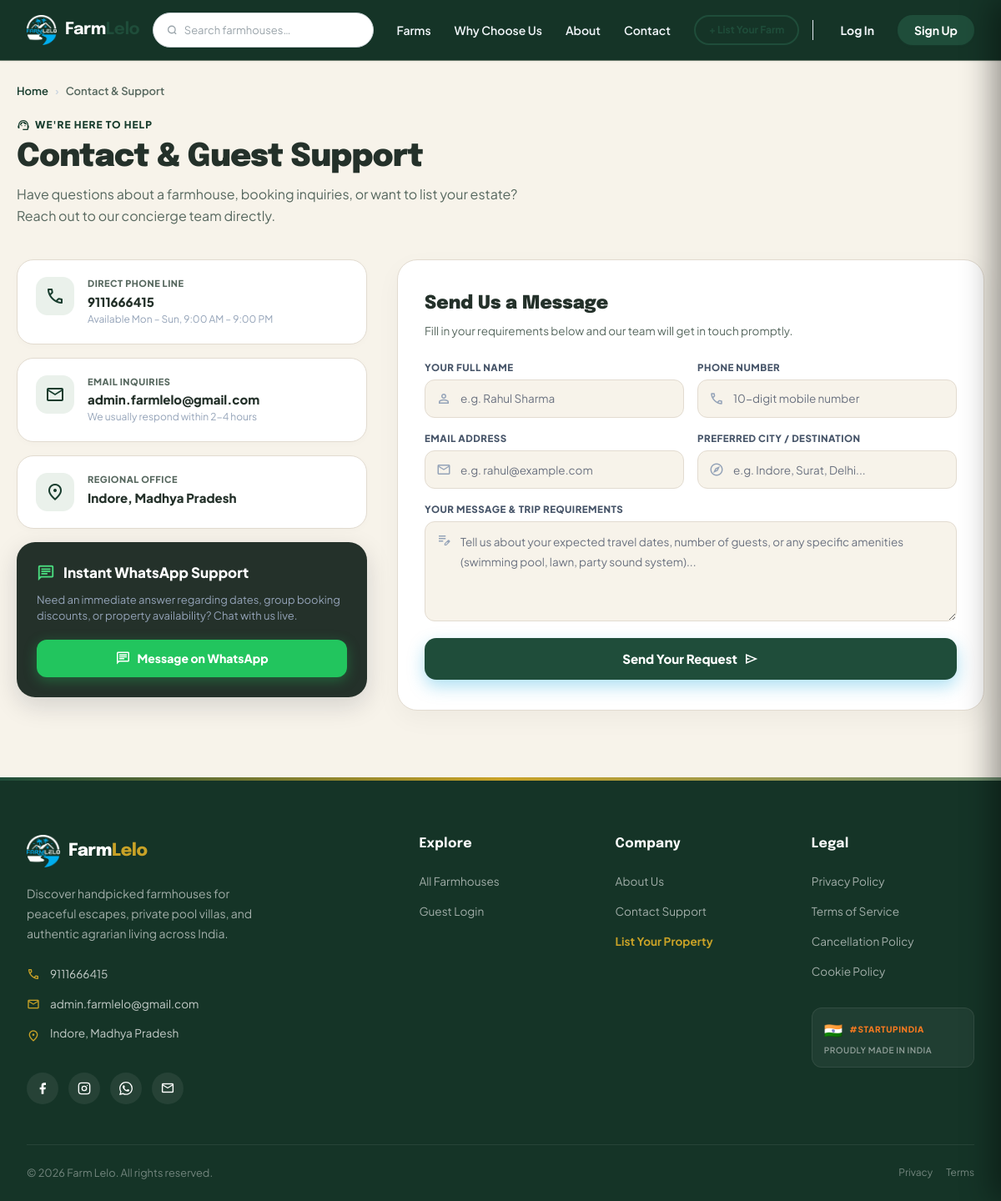
The app's page /contact with its own data.
### tables this page shows
CREATE TABLE `site_settings` (
  `id` int(11) NOT NULL,
  `mobile_number` varchar(15) DEFAULT NULL,
  `whatsapp_number` varchar(15) DEFAULT NULL,
  `email` varchar(100) DEFAULT NULL,
  `address` text DEFAULT NULL,
  `google_map_link` text DEFAULT NULL,
  `facebook_link` varchar(255) DEFAULT NULL,
  `instagram_link` varchar(255) DEFAULT NULL,
  `youtube_link` varchar(255) DEFAULT NULL,
  `twitter_link` varchar(255) DEFAULT NULL,
  `site_name` varchar(100) DEFAULT NULL,
  `tagline` varchar(255) DEFAULT NULL,
  `logo` varchar(255) DEFAULT NULL,
  `favicon` varchar(255) DEFAULT NULL,
  `payment_qr_code` varchar(255) DEFAULT NULL,
  `upi_id` varchar(100) DEFAULT NULL,
  `bank_name` varchar(100) DEFAULT NULL,
  `account_name` varchar(150) DEFAULT NULL,
  `account_number` varchar(50) DEFAULT NULL,
  `ifsc_code` varchar(30) DEFAULT NULL,
  `payment_instructions` text DEFAULT NULL,
  `footer_text` text DEFAULT NULL,
  `meta_description` text DEFAULT NULL,
  `created_at` timestamp NULL DEFAULT current_timestamp(),
  `updated_at` timestamp NULL DEFAULT NULL ON UPDATE current_timestamp()
);

### app/Views/contact.php (the view, shortened to what the rows shown need)
<?php
include __DIR__ . "/Includes/header.php";
$phoneNum = htmlspecialchars($globalSite['mobile_number'] ?? '+91 88890 00399');
$emailAdd = htmlspecialchars($globalSite['email'] ?? 'support@farmlelo.com');
$address  = htmlspecialchars($globalSite['address'] ?? 'Farmlelo HQ, Near Bypass Road, Indore, MP 452010');
$waNum    = htmlspecialchars($globalSite['whatsapp_number'] ?? preg_replace('/[^0-9]/', '', $phoneNum));
?>
<div class="cnt-page-wrap">
  <div class="cnt-breadcrumb">
    <a href="<?= url('/') ?>">Home</a>
    <span style="color:#cbd5e1;">›</span>
    <span>Contact &amp; Support</span>
  </div>
  <div class="cnt-header">
    <div class="cnt-tag">
      <span class="material-symbols-outlined" style="font-size:16px;">support_agent</span>
      <span>We're Here To Help</span>
    </div>
    <h1 class="cnt-title">Contact &amp; Guest Support</h1>
    <p class="cnt-sub">Have questions about a farmhouse, booking inquiries, or want to list your estate? Reach out to our concierge team directly.</p>
  </div>
  <div class="cnt-main-grid">
    <div class="cnt-left-panel">
      <a href="tel:<?= preg_replace('/[^0-9+]/', '', $phoneNum) ?>" class="cnt-info-card">
        <div class="cnt-icon-box">
          <span class="material-symbols-outlined">call</span>
        </div>
        <div>
          <div class="cnt-card-label">Direct Phone Line</div>
          <div class="cnt-card-val"><?= $phoneNum ?></div>
          <div style="font-size:12px;color:#94a3b8;margin-top:2px;">Available Mon – Sun, 9:00 AM – 9:00 PM</div>
        </div>
      </a>
      <a href="mailto:<?= $emailAdd ?>" class="cnt-info-card">
        <div class="cnt-icon-box">
          <span class="material-symbols-outlined">mail</span>
        </div>
        <div>
          <div class="cnt-card-label">Email Inquiries</div>
          <div class="cnt-card-val"><?= $emailAdd ?></div>
          <div style="font-size:12px;color:#94a3b8;margin-top:2px;">We usually respond within 2-4 hours</div>
        </div>
      </a>
      <div class="cnt-info-card">
        <div class="cnt-icon-box">
          <span class="material-symbols-outlined">location_on</span>
        </div>
        <div>
          <div class="cnt-card-label">Regional Office</div>
          <div class="cnt-card-val"><?= $address ?></div>
        </div>
      </div>
      <div class="cnt-wa-card">
        <div class="cnt-wa-head">
          <span class="material-symbols-outlined" style="font-size:22px;color:#4ade80;">chat</span>
          <h4>Instant WhatsApp Support</h4>
        </div>
        <p class="cnt-wa-p">Need an immediate answer regarding dates, group booking discounts, or property availability? Chat with us live.</p>
        <a href="https://wa.me/91<?= $waNum ?>?text=<?= urlencode('Hello Farmlelo team, I have an inquiry regarding farmhouse stays.') ?>" target="_blank" rel="noopener" class="cnt-wa-btn">
          <span class="material-symbols-outlined" style="font-size:18px;">chat</span>
          <span>Message on WhatsApp</span>
        </a>
      </div>
    </div>
    <div class="cnt-form-card">
      <h3 class="cnt-form-title">Send Us a Message</h3>
      <p class="cnt-form-sub">Fill in your requirements below and our team will get in touch promptly.</p>
      <form action="<?= url('contact-submit') ?>" method="POST">
        <div class="cnt-form-grid">
          <div class="cnt-input-group">
            <label class="cnt-input-lbl">Your Full Name</label>
            <div class="cnt-input-wrap">
              <input type="text" name="name" class="cnt-input" placeholder="e.g. Rahul Sharma" required>
            </div>
          </div>
          <div class="cnt-input-group">
            <label class="cnt-input-lbl">Phone Number</label>
            <div class="cnt-input-wrap">
              <input type="tel" name="phone" class="cnt-input" placeholder="10-digit mobile number" pattern="[0-9]{10}" required>
            </div>
          </div>
        </div>
        <div class="cnt-form-grid">
          <div class="cnt-input-group">
            <label class="cnt-input-lbl">Email Address</label>
            <div class="cnt-input-wrap">
              <input type="email" name="email" class="cnt-input" placeholder="e.g. rahul@example.com" required>
            </div>
          </div>
          <div class="cnt-input-group">
            <label class="cnt-input-lbl">Preferred City / Destination</label>
            <div class="cnt-input-wrap">
              <input type="text" name="destination" class="cnt-input" placeholder="e.g. Indore, Surat, Delhi...">
            </div>
          </div>
        </div>
        <div class="cnt-input-group" style="margin-bottom:20px;">
          <label class="cnt-input-lbl">Your Message &amp; Trip Requirements</label>
          <div class="cnt-input-wrap">
            <textarea name="message" class="cnt-textarea" placeholder="Tell us about your expected travel dates, number of guests, or any specific amenities (swimming pool, lawn, party sound system)..." required></textarea>
          </div>
        </div>
        <button type="submit" class="cnt-submit-btn">
          <span>Send Your Request</span>
          <span class="material-symbols-outlined" style="font-size:18px;">send</span>
        </button>
      </form>
    </div>
  </div>
</div>
<?php include __DIR__ . "/Includes/footer.php"; ?>

### app/Views/Includes/footer.php (shortened to what the rows shown need)
<footer class="bg-inverse-surface text-inverse-on-surface" style="background:#153427;">
  <div class="h-1 w-full" style="background: linear-gradient(90deg, #1F4D3A 0%, #C9A227 50%, #6F8F72 100%);"></div>
  <div class="max-w-7xl mx-auto px-4 md:px-8">
    <div class="grid grid-cols-1 md:grid-cols-2 lg:grid-cols-5 gap-10 pt-16 pb-12 border-b" style="border-color:rgba(255,255,255,0.08)">
      <div class="lg:col-span-2 pr-0 lg:pr-8">
        <a href="<?= url('home') ?>" class="flex items-center gap-2.5 mb-5 group w-fit">
          <img src="<?= asset('assets/images/uploads/PNG.png') ?>" alt="Farm Lelo Logo" class="w-10 h-10 object-contain">
          <span style="font-family:'Epilogue',sans-serif;font-weight:800;font-size:1.3rem;color:#fff;letter-spacing:-.5px;">
            Farm<span style="color:#C9A227;">Lelo</span>
          </span>
        </a>
        <p style="color:rgba(255,255,255,.6);font-size:.875rem;line-height:1.7;max-width:300px;" class="mb-6">
          Discover handpicked farmhouses for peaceful escapes, private pool villas, and authentic agrarian living across India.
        </p>
        <ul class="space-y-3 mb-8">
          <li class="flex items-center gap-3">
            <span class="material-symbols-outlined text-base" style="color:#C9A227;">call</span>
            <a href="tel:<?= htmlspecialchars($globalSite['mobile_number'] ?? '') ?>"
               style="color:rgba(255,255,255,.75);font-size:.85rem;" class="hover:text-white transition-colors">
              <?= htmlspecialchars($globalSite['mobile_number'] ?? 'N/A') ?>
            </a>
          </li>
          <li class="flex items-center gap-3">
            <span class="material-symbols-outlined text-base" style="color:#C9A227;">mail</span>
            <a href="mailto:<?= htmlspecialchars($globalSite['email'] ?? '') ?>"
               style="color:rgba(255,255,255,.75);font-size:.85rem;" class="hover:text-white transition-colors">
              <?= htmlspecialchars($globalSite['email'] ?? 'N/A') ?>
            </a>
          </li>
          <li class="flex items-start gap-3">
            <span class="material-symbols-outlined text-base mt-0.5" style="color:#C9A227;">location_on</span>
            <span style="color:rgba(255,255,255,.75);font-size:.85rem;line-height:1.6;">
              <?= htmlspecialchars($globalSite['address'] ?? 'N/A') ?>
            </span>
          </li>
        </ul>
        <div class="flex items-center gap-3">
          <a href="<?= htmlspecialchars($globalSite['facebook_link'] ?? '#') ?>" target="_blank" rel="noopener"
             title="Facebook"
             style="width:38px;height:38px;border-radius:9999px;background:rgba(255,255,255,.07);display:flex;align-items:center;justify-content:center;transition:background .2s,transform .2s;"
             onmouseover="this.style.background='#1F4D3A';this.style.transform='translateY(-2px)'"
             onmouseout="this.style.background='rgba(255,255,255,.07)';this.style.transform='translateY(0)'">
            <svg width="16" height="16" viewBox="0 0 24 24" fill="currentColor" style="color:#fff;">
              <path d="M18 2h-3a5 5 0 0 0-5 5v3H7v4h3v8h4v-8h3l1-4h-4V7a1 1 0 0 1 1-1h3z"/>
            </svg>
          </a>
          <a href="<?= htmlspecialchars($globalSite['instagram_link'] ?? '#') ?>" target="_blank" rel="noopener"
             title="Instagram"
             style="width:38px;height:38px;border-radius:9999px;background:rgba(255,255,255,.07);display:flex;align-items:center;justify-content:center;transition:background .2s,transform .2s;"
             onmouseover="this.style.background='#E1306C';this.style.transform='translateY(-2px)'"
             onmouseout="this.style.background='rgba(255,255,255,.07)';this.style.transform='translateY(0)'">
            <svg width="16" height="16" viewBox="0 0 24 24" fill="none" stroke="white" stroke-width="2" stroke-linecap="round" stroke-linejoin="round">
              <rect x="2" y="2" width="20" height="20" rx="5" ry="5"/>
              <circle cx="12" cy="12" r="4"/>
              <circle cx="17.5" cy="6.5" r="1" fill="white" stroke="none"/>
            </svg>
          </a>
          <a href="https://wa.me/<?= preg_replace('/\D/', '', $globalSite['mobile_number'] ?? '') ?>" target="_blank" rel="noopener"
             title="WhatsApp"
             style="width:38px;height:38px;border-radius:9999px;background:rgba(255,255,255,.07);display:flex;align-items:center;justify-content:center;transition:background .2s,transform .2s;"
             onmouseover="this.style.background='#25D366';this.style.transform='translateY(-2px)'"
             onmouseout="this.style.background='rgba(255,255,255,.07)';this.style.transform='translateY(0)'">
          </a>
          <a href="mailto:<?= htmlspecialchars($globalSite['email'] ?? '') ?>"
             title="Email"
             style="width:38px;height:38px;border-radius:9999px;background:rgba(255,255,255,.07);display:flex;align-items:center;justify-content:center;transition:background .2s,transform .2s;"
             onmouseover="this.style.background='#1F4D3A';this.style.transform='translateY(-2px)'"
             onmouseout="this.style.background='rgba(255,255,255,.07)';this.style.transform='translateY(0)'">
            <span class="material-symbols-outlined text-base" style="color:#fff;font-size:17px;">mail</span>
          </a>
        </div>
      </div>
      <div>
        <h4 style="font-family:'Epilogue',sans-serif;font-weight:700;font-size:1rem;color:#fff;margin-bottom:1.25rem;letter-spacing:.3px;">
          Explore
        </h4>
        <ul class="space-y-3">
          <?php foreach ([
            ['All Farmhouses', '/farmhouses'],
            ['Guest Login', '/login'],
          ] as [$label, $u]): ?>
          <li>
            <a href="<?= url($u) ?>"
               style="color:rgba(255,255,255,.6);font-size:.85rem;transition:color .15s,padding-left .15s;display:inline-block;"
               onmouseover="this.style.color='#C9A227';this.style.paddingLeft='4px'"
               onmouseout="this.style.color='rgba(255,255,255,.6)';this.style.paddingLeft='0'">
              <?= $label ?>
            </a>
          </li>
          <?php endforeach; ?>
        </ul>
      </div>
      <div>
        <h4 style="font-family:'Epilogue',sans-serif;font-weight:700;font-size:1rem;color:#fff;margin-bottom:1.25rem;letter-spacing:.3px;">
          Company
        </h4>
        <ul class="space-y-3">
          <?php foreach ([
            ['About Us',          '/about',          false],
            ['Contact Support',   '/contact',         false],
            ['List Your Property','/list_your_farm',  true],
          ] as [$label, $u, $highlight]): ?>
          <li>
            <a href="<?= url($u) ?>"
               style="color:<?= $highlight ? '#C9A227' : 'rgba(255,255,255,.6)' ?>;font-size:.85rem;font-weight:<?= $highlight ? '700' : '400' ?>;transition:color .15s,padding-left .15s;display:inline-block;"
               onmouseover="this.style.color='#C9A227';this.style.paddingLeft='4px'"
               onmouseout="this.style.color='<?= $highlight ? '#C9A227' : 'rgba(255,255,255,.6)' ?>'; this.style.paddingLeft='0'">
              <?= $label ?>
            </a>
          </li>
          <?php endforeach; ?>
        </ul>
      </div>
      <div>
        <h4 style="font-family:'Epilogue',sans-serif;font-weight:700;font-size:1rem;color:#fff;margin-bottom:1.25rem;letter-spacing:.3px;">
          Legal
        </h4>
        <ul class="space-y-3">
          <?php foreach ([
            ['Privacy Policy',     'privacy'],
            ['Terms of Service',   'terms_conditions'],
            ['Cancellation Policy','cancellation-policy'],
            ['Cookie Policy',      'cookie-policy'],
          ] as [$label, $u]): ?>
          <li>
            <a href="<?= url($u) ?>"
               style="color:rgba(255,255,255,.6);font-size:.85rem;transition:color .15s,padding-left .15s;display:inline-block;"
               onmouseover="this.style.color='#C9A227';this.style.paddingLeft='4px'"
               onmouseout="this.style.color='rgba(255,255,255,.6)';this.style.paddingLeft='0'">
              <?= $label ?>
            </a>
          </li>
          <?php endforeach; ?>
        </ul>
        <div style="margin-top:2rem;padding:12px 14px;background:rgba(255,255,255,.05);border-radius:12px;border:1px solid rgba(255,255,255,.08);">
          <div style="display:flex;align-items:center;gap:8px;margin-bottom:4px;">
            <span style="font-size:18px;">🇮🇳</span>
            <span style="color:#f47920;font-size:10px;font-weight:800;letter-spacing:.6px;">#STARTUPINDIA</span>
          </div>
          <div style="color:rgba(255,255,255,.5);font-size:10px;font-weight:600;letter-spacing:.5px;">
            PROUDLY MADE IN INDIA
          </div>
        </div>
      </div>
    </div>
    <div class="py-6 flex flex-col sm:flex-row items-center justify-between gap-4">
      <p style="color:rgba(255,255,255,.4);font-size:.8rem;">
        © <?= date('Y') ?> Farm Lelo. All rights reserved.
      </p>
      <div class="flex items-center gap-4">
        <a href="<?= url('privacy') ?>"          style="color:rgba(255,255,255,.4);font-size:.75rem;" class="hover:text-white transition-colors">Privacy</a>
        <a href="<?= url('terms_conditions') ?>" style="color:rgba(255,255,255,.4);font-size:.75rem;" class="hover:text-white transition-colors">Terms</a>
      </div>
    </div>
  </div>
</footer>
</body>
</html>

### records on screen
site_settings: mobile_number "9111666415", email "admin.farmlelo@gmail.com", address "Indore, Madhya Pradesh"

### other values on screen
$label "All Farmhouses"
$label "Guest Login"
$label "About Us"
$label "Contact Support"
$label "List Your Property"
$label "Privacy Policy"
$label "Terms of Service"
$label "Cancellation Policy"
$label "Cookie Policy"
